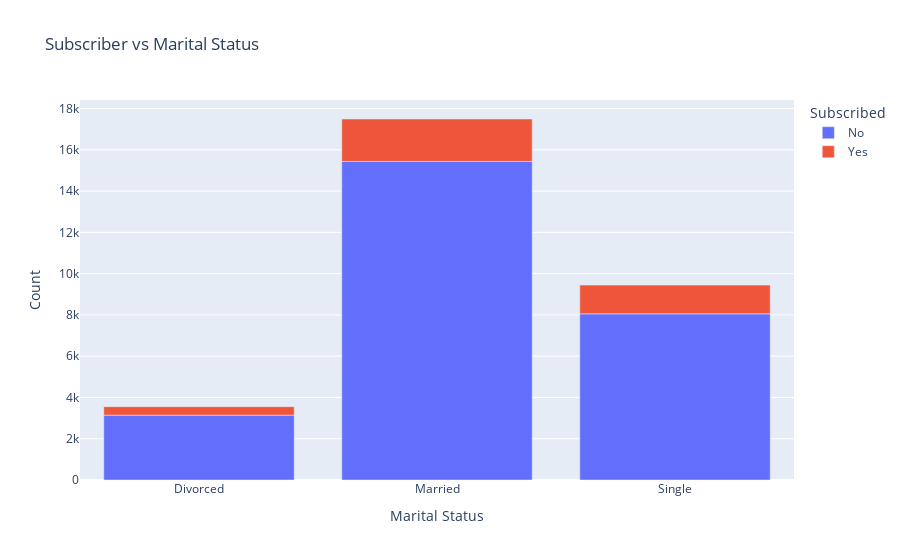

Here is the notebook cell this chart was saved with:
### Code cell
## Create bar graph based on marital status categorically identifying how many has subscribed term deposit
gp_by_marital = df[['Marital Status','Subscribed','age']].groupby(by=['Marital Status','Subscribed']).count().reset_index()
gp_by_marital.rename(columns={'age': 'Count'}, inplace= True) #Replace column name
fig = px.bar(gp_by_marital, x="Marital Status", y="Count", color="Subscribed", title="Subscriber vs Marital Status")#Create Bar graph
fig.show() #Show graph

####### (Observation) #########
# Order of contract based on 'Marital Status' - Married > Single > Divoreced
# Order of turn-outs in % of the contact population respectively - Single > Married > Divorces

### Figure 1 — Plotly figure (JSON) as saved in the notebook; plotly's stock layout.template omitted (floating-point values rounded to 4 significant figures)
{"data": [{"hovertemplate": "Subscribed=No<br>Marital Status=%{x}<br>Count=%{y}<extra></extra>", "legendgroup": "No", "marker": {"color": "#636efa", "pattern": {"shape": ""}}, "name": "No", "orientation": "v", "showlegend": true, "textposition": "auto", "type": "bar", "x": ["Divorced", "Married", "Single"], "xaxis": "x", "y": [3143, 15436, 8050], "yaxis": "y"}, {"hovertemplate": "Subscribed=Yes<br>Marital Status=%{x}<br>Count=%{y}<extra></extra>", "legendgroup": "Yes", "marker": {"color": "#EF553B", "pattern": {"shape": ""}}, "name": "Yes", "orientation": "v", "showlegend": true, "textposition": "auto", "type": "bar", "x": ["Divorced", "Married", "Single"], "xaxis": "x", "y": [410, 2056, 1393], "yaxis": "y"}], "layout": {"barmode": "relative", "legend": {"title": {"text": "Subscribed"}, "tracegroupgap": 0}, "title": {"text": "Subscriber vs Marital Status"}, "xaxis": {"anchor": "y", "domain": [0, 1], "title": {"text": "Marital Status"}}, "yaxis": {"anchor": "x", "domain": [0, 1], "title": {"text": "Count"}}}}
